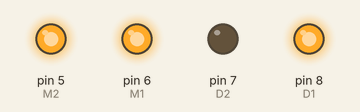
This sketch was run on a simulated Arduino Uno, built with avr-gcc and run on an emulated ATmega328P. On the bench: output pins drawn as LEDs (lit = HIGH).

Above: at 0.1 s.
Timing chart, 0 to 1.6 s (numbered marks = the images above):
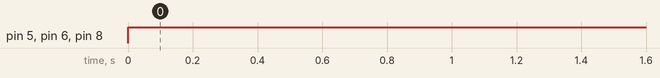

The sketch:

rover-sketch-1.ino
```cpp
/* Copy and paste the code below into the Arduino software */
int M1 = 6; //M1 Speed Control
int D1 = 8; //M1 Direction Control

int M2 = 5; //M2 Speed Control
int D2 = 7; //M2 Direction Control

void setup()
{
    int i;
    for(i=5;i<=8;i++)
    pinMode(i, OUTPUT);
    Serial.begin(9600);
}
void loop()
{
    int leftspeed = 255; //255 is maximum speed
    int rightspeed = 255;

    analogWrite (M1,255);
    digitalWrite(D1,HIGH);

    analogWrite (M2,255);
    digitalWrite(D2,LOW);

    delay(100);
}
```

Measured:
- by itself, pin 5 (M2), pin 6 (M1), pin 8 (D1): LOW → HIGH at 0.00 s
